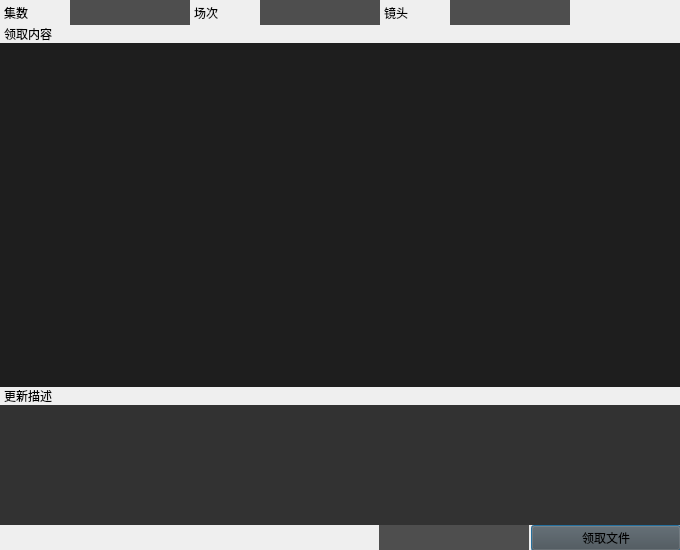
<?xml version="1.0" encoding="UTF-8"?>
<ui version="4.0">
 <class>Dialog</class>
 <widget class="QDialog" name="Dialog">
  <property name="geometry">
   <rect>
    <x>0</x>
    <y>0</y>
    <width>680</width>
    <height>550</height>
   </rect>
  </property>
  <property name="minimumSize">
   <size>
    <width>680</width>
    <height>550</height>
   </size>
  </property>
  <property name="windowTitle">
   <string>Dialog</string>
  </property>
  <widget class="QWidget" name="layoutWidget">
   <property name="geometry">
    <rect>
     <x>0</x>
     <y>0</y>
     <width>681</width>
     <height>551</height>
    </rect>
   </property>
   <layout class="QVBoxLayout" name="verticalLayout">
    <property name="spacing">
     <number>0</number>
    </property>
    <item>
     <layout class="QHBoxLayout" name="horizontalLayout_2">
      <property name="spacing">
       <number>0</number>
      </property>
      <item>
       <widget class="QLabel" name="label_5">
        <property name="minimumSize">
         <size>
          <width>70</width>
          <height>0</height>
         </size>
        </property>
        <property name="maximumSize">
         <size>
          <width>70</width>
          <height>16777215</height>
         </size>
        </property>
        <property name="font">
         <font>
          <family>Adobe 黑体 Std R</family>
         </font>
        </property>
        <property name="text">
         <string>集数</string>
        </property>
        <property name="indent">
         <number>4</number>
        </property>
       </widget>
      </item>
      <item>
       <widget class="QComboBox" name="ep_split">
        <property name="minimumSize">
         <size>
          <width>120</width>
          <height>25</height>
         </size>
        </property>
        <property name="styleSheet">
         <string notr="true">QComboBox{font-family:Microsoft YaHei;border:1px;border-color#252525:border-radius:2px;background: #4e4e4e;}
QComboBox QAbstractItemView::item {height:25px;}
QComboBox::drop-down{border:5px;}
</string>
        </property>
       </widget>
      </item>
      <item>
       <widget class="QLabel" name="label_2">
        <property name="minimumSize">
         <size>
          <width>70</width>
          <height>0</height>
         </size>
        </property>
        <property name="maximumSize">
         <size>
          <width>70</width>
          <height>16777215</height>
         </size>
        </property>
        <property name="font">
         <font>
          <family>Adobe 黑体 Std R</family>
         </font>
        </property>
        <property name="text">
         <string>场次</string>
        </property>
        <property name="indent">
         <number>4</number>
        </property>
       </widget>
      </item>
      <item>
       <widget class="QComboBox" name="seq_split">
        <property name="minimumSize">
         <size>
          <width>120</width>
          <height>25</height>
         </size>
        </property>
        <property name="styleSheet">
         <string notr="true">QComboBox{font-family:Microsoft YaHei;border:1px;border-color#252525:border-radius:2px;background: #4e4e4e;}
QComboBox QAbstractItemView::item {height:25px;}
QComboBox::drop-down{border:5px;}
</string>
        </property>
       </widget>
      </item>
      <item>
       <widget class="QLabel" name="label_3">
        <property name="minimumSize">
         <size>
          <width>70</width>
          <height>0</height>
         </size>
        </property>
        <property name="maximumSize">
         <size>
          <width>70</width>
          <height>16777215</height>
         </size>
        </property>
        <property name="font">
         <font>
          <family>Adobe 黑体 Std R</family>
         </font>
        </property>
        <property name="text">
         <string>镜头</string>
        </property>
        <property name="indent">
         <number>4</number>
        </property>
       </widget>
      </item>
      <item>
       <widget class="QComboBox" name="shot_split">
        <property name="minimumSize">
         <size>
          <width>120</width>
          <height>25</height>
         </size>
        </property>
        <property name="styleSheet">
         <string notr="true">QComboBox{font-family:Microsoft YaHei;border:1px;border-color#252525:border-radius:2px;background: #4e4e4e;}
QComboBox QAbstractItemView::item {height:25px;}
QComboBox::drop-down{border:5px;}
</string>
        </property>
       </widget>
      </item>
      <item>
       <spacer name="horizontalSpacer_2">
        <property name="orientation">
         <enum>Qt::Horizontal</enum>
        </property>
        <property name="sizeHint" stdset="0">
         <size>
          <width>40</width>
          <height>20</height>
         </size>
        </property>
       </spacer>
      </item>
     </layout>
    </item>
    <item>
     <widget class="QLabel" name="label_4">
      <property name="font">
       <font>
        <family>Adobe 黑体 Std R</family>
       </font>
      </property>
      <property name="text">
       <string>领取内容</string>
      </property>
      <property name="indent">
       <number>4</number>
      </property>
     </widget>
    </item>
    <item>
     <widget class="QListWidget" name="asset_list">
      <property name="styleSheet">
       <string notr="true">background-color: rgb(30, 30, 30);
border: 0px;</string>
      </property>
     </widget>
    </item>
    <item>
     <widget class="QLabel" name="label">
      <property name="font">
       <font>
        <family>Adobe 黑体 Std R</family>
       </font>
      </property>
      <property name="text">
       <string>更新描述</string>
      </property>
      <property name="indent">
       <number>4</number>
      </property>
     </widget>
    </item>
    <item>
     <widget class="QTextEdit" name="description">
      <property name="maximumSize">
       <size>
        <width>16777215</width>
        <height>120</height>
       </size>
      </property>
      <property name="styleSheet">
       <string notr="true">background-color: rgb(50, 50, 50);
border: 0px;</string>
      </property>
     </widget>
    </item>
    <item>
     <layout class="QHBoxLayout" name="horizontalLayout">
      <property name="spacing">
       <number>2</number>
      </property>
      <item>
       <spacer name="horizontalSpacer">
        <property name="orientation">
         <enum>Qt::Horizontal</enum>
        </property>
        <property name="sizeHint" stdset="0">
         <size>
          <width>40</width>
          <height>20</height>
         </size>
        </property>
       </spacer>
      </item>
      <item>
       <widget class="QComboBox" name="shot_step">
        <property name="minimumSize">
         <size>
          <width>150</width>
          <height>25</height>
         </size>
        </property>
        <property name="styleSheet">
         <string notr="true">QComboBox{font-family:Microsoft YaHei;border:1px;border-color#252525:border-radius:2px;background: #4e4e4e;}
QComboBox QAbstractItemView::item {height:25px;}
QComboBox::drop-down{border:5px;}
</string>
        </property>
       </widget>
      </item>
      <item>
       <widget class="QPushButton" name="upload_btn">
        <property name="minimumSize">
         <size>
          <width>150</width>
          <height>25</height>
         </size>
        </property>
        <property name="font">
         <font>
          <family>Adobe 黑体 Std R</family>
         </font>
        </property>
        <property name="styleSheet">
         <string notr="true">background: #4e4e4e;
</string>
        </property>
        <property name="text">
         <string>领取文件</string>
        </property>
       </widget>
      </item>
     </layout>
    </item>
   </layout>
  </widget>
 </widget>
 <resources/>
 <connections/>
</ui>
